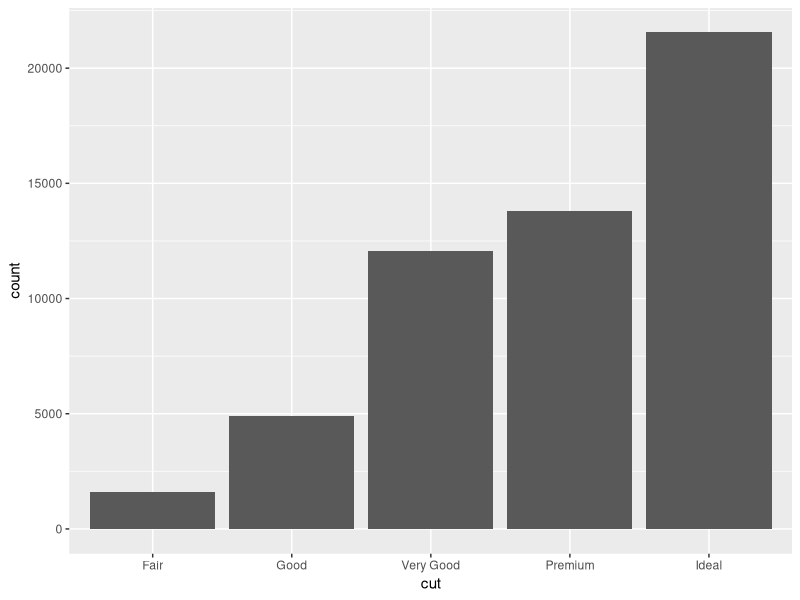
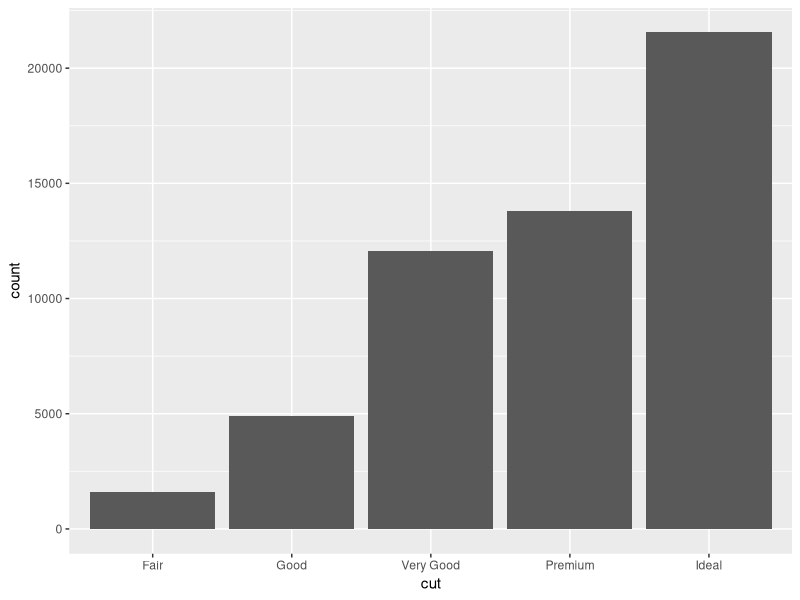
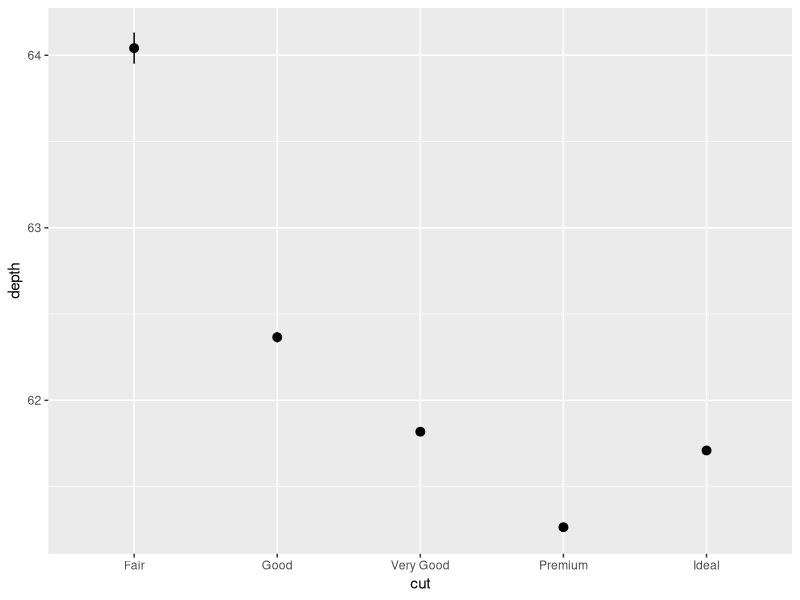
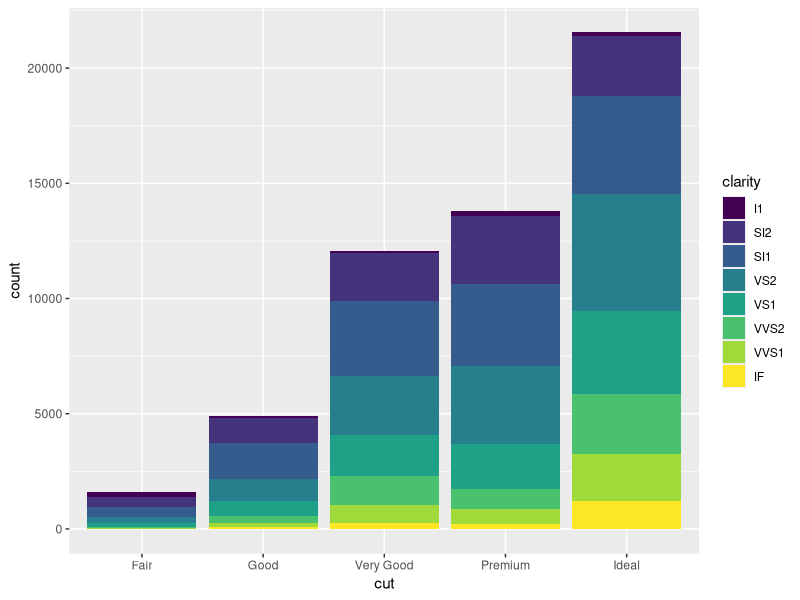
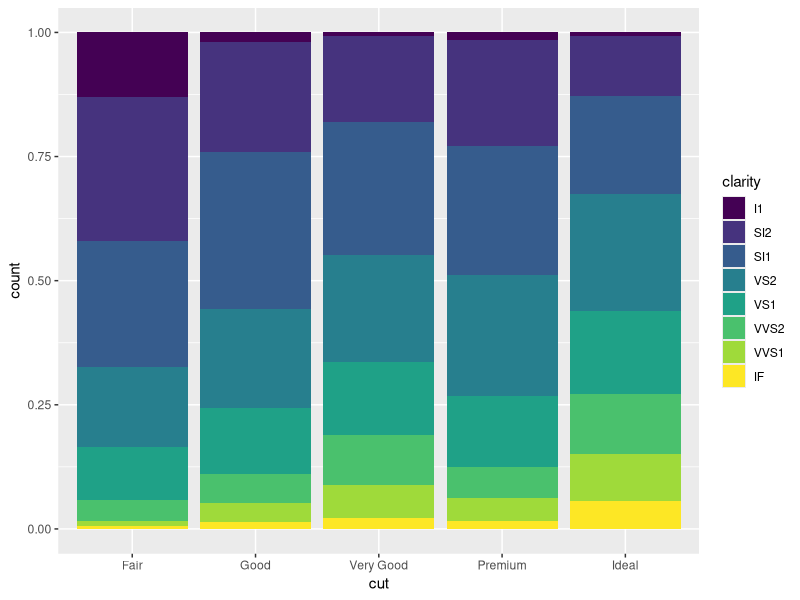
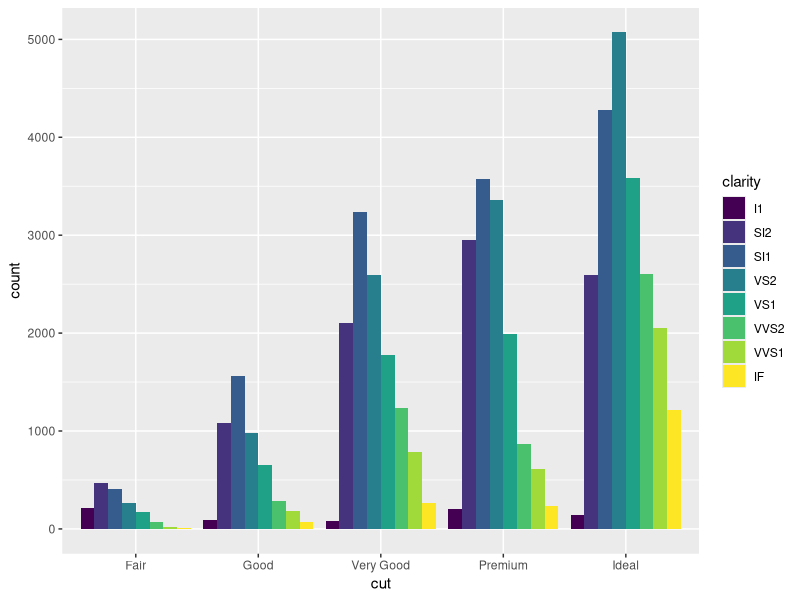
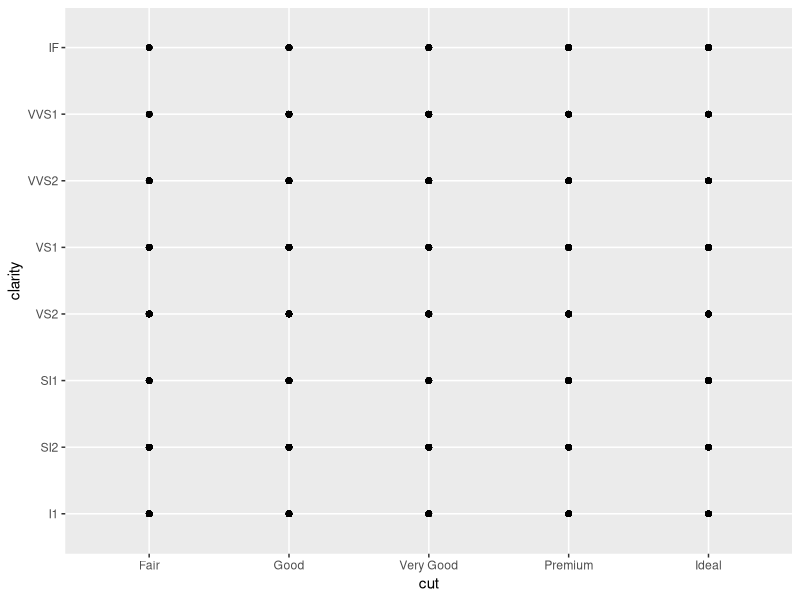
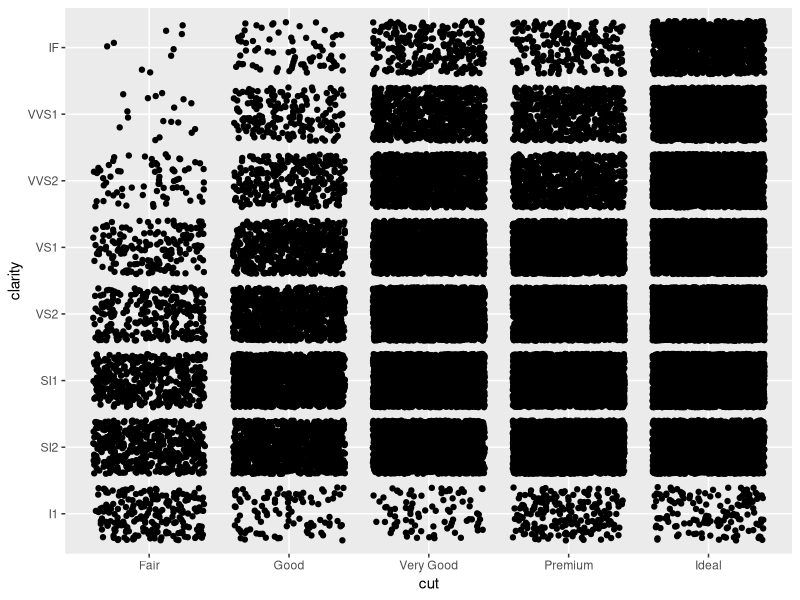

The R source for these figures, in order:
# Exercise 2: More ggplot2 Grammar

# Install and load `ggplot2`
# install.packages("ggplot2") # if needed
library("ggplot2")

# For this exercise you will again be working with the `diamonds` data set.
# Use `?diamonds` to review details about this data set



## Statistical Transformations

# Draw a bar chart of the diamonds data, organized by cut
# The height of each bar is based on the "count" (number) of diamonds with that cut
ggplot(data = diamonds) +
  geom_bar(mapping = aes(x = cut))

# Use the `stat_count` to apply the statistical transformation "count" to the diamonds
# by cut. You do not need a separate geometry layer!
ggplot(data = diamonds) +
  stat_count(mapping = aes(x = cut))

# Use the `stat_summary` function to draw a chart with a summary layer.
# Map the x-position to diamond `cut`, and the y-position to diamond `depth`
# Bonus: use `min` as the function ymin, `max` as the function ymax, and `median` as the function y
ggplot(data = diamonds) +
  stat_summary(mapping = aes(x = cut, y = depth))


## Position Adjustments

# Draw a bar chart of diamond data organized by cut, with each bar filled by clarity.
# You should see a _stacked_ bar chart.
ggplot(data = diamonds) +
  geom_bar(mapping = aes(x = cut, fill = clarity))

# Draw the same chart again, but with each element positioned to "fill" the y axis
ggplot(data = diamonds) +
  geom_bar(mapping = aes(x = cut, fill = clarity), position = "fill") 
  

# Draw the same chart again, but with each element positioned to "dodge" each other
ggplot(data = diamonds) +
  geom_bar(mapping = aes(x = cut, fill = clarity), position = "dodge")

# Draw a plot with point geometry with the x-position mapped to `cut` and the y-position mapped to `clarity`
# This creates a "grid" grouping the points
ggplot(data = diamonds) +
  geom_point(mapping = aes(x = cut, y = clarity))

# Use the "jitter" position adjustment to keep the points from all overlapping!
# (This works a little better with a sample of diamond data, such as from the previous exercise).
ggplot(data = diamonds) +
  geom_point(mapping = aes(x = cut, y = clarity), position = "jitter")


## Scales

# Draw a "boxplot" (with `geom_boxplot()`) for the diamond's price (y) by color (x)
ggplot(data = diamonds) +
  geom_boxplot(mapping = aes(x = color, y = price))

# This has a lot of outliers, making it harder to read. To fix this, draw the same plot but
# with a _logarithmic_ scale for the y axis.


# For another version, draw the same plot but with `violin` geometry instead of `boxplot` geometry!
# How does the logarithmic scale change the data presentation?


# Another interesting plot: draw a plot of the diamonds price (y) by carat (x), using a heatmap of 2d bins
# (geom_bin2d)
# What happens when you make the x and y channels scale logarithmically?


# Draw a scatter plot for the diamonds  price (y) by carat (x). Color each point by the clarity
# (Remember, this will take a while. Use a sample of the diamonds for faster results)


# Change the color of the previous plot using a ColorBrewer scale of your choice. What looks nice?



## Coordinate Systems

# Draw a bar chart with x-position and fill color BOTH mapped to cut
# For best results, SET the `width` of the geometry to be 1 (fill plot, no space between)
# You can save this to a variable for easier modifications


# Draw the same chart, but with the coordinate system flipped


# Draw the same chart, but in a polar coordinate system. Now you have a Coxcomb chart!



## Facets

# Take the scatter plot of price by carat data (colored by clarity) and add _facets_ based on
# the diamond's `color`



## Saving Plots

# Use the `ggsave()` function to save one of your plots (the most recent one generated) to disk.
# Name the output file "my-plot.png".
# Make sure you've set the working directory!!
